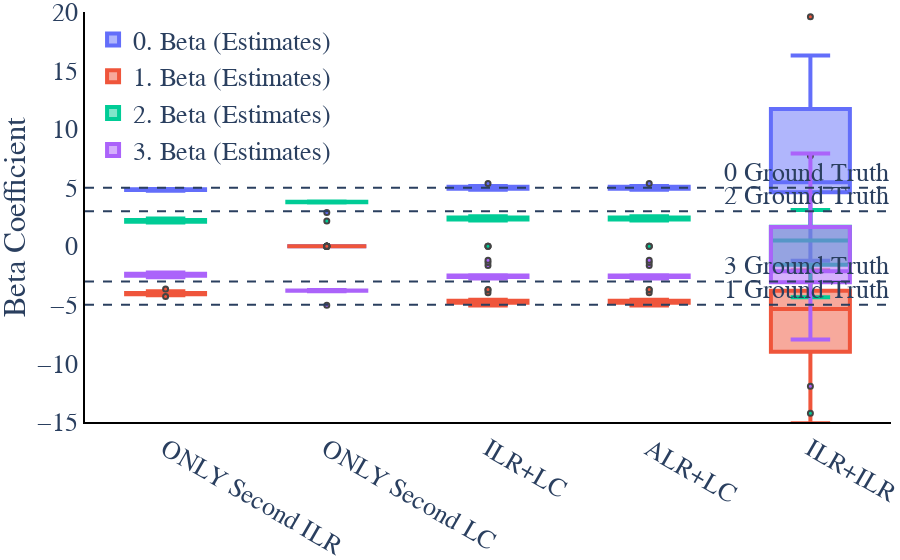

Notebook cell for this chart:
### Markdown cell above
# Beta Plot

### Code cell
fig = plot_beta_results(df_beta, V.T@betaT, filter_list)
fig.update_layout(legend=dict(
    yanchor="top",
    y=0.99,
    xanchor="left",
    x=0.01
))

fig.update_yaxes(range=(-15, 20))
fig.write_image(os.path.join(savepath,
                             "BetaFull_" +str(p)+"InstrumentStrength_"+str(instrument_strength)+".pdf" ))

fig.show()

### Figure 1 — Plotly figure (JSON) as saved in the notebook; plotly's stock layout.template omitted (floating-point values rounded to 4 significant figures)
{"data": [{"line": {"width": 4}, "marker": {"line": {"width": 2}, "size": 5}, "name": "0. Beta (Estimates)", "type": "box", "x": ["ONLY Second ILR", "ONLY Second LC", "ILR+LC", "ALR+LC", "ILR+ILR", "ONLY Second ILR", "ONLY Second LC", "ILR+LC", "ALR+LC", "ILR+ILR", "ONLY Second ILR", "ONLY Second LC", "ILR+LC", "ALR+LC", "ILR+ILR", "ONLY Second ILR", "ONLY Second LC", "ILR+LC", "ALR+LC", "ILR+ILR", "ONLY Second ILR", "ONLY Second LC", "ILR+LC", "ALR+LC", "ILR+ILR", "ONLY Second ILR", "ONLY Second LC", "ILR+LC", "ALR+LC", "ILR+ILR", "ONLY Second ILR", "ONLY Second LC", "ILR+LC", "ALR+LC", "ILR+ILR", "ONLY Second ILR", "ONLY Second LC", "ILR+LC", "ALR+LC", "ILR+ILR", "ONLY Second ILR", "ONLY Second LC", "ILR+LC", "ALR+LC", "ILR+ILR", "ONLY Second ILR", "ONLY Second LC", "ILR+LC", "ALR+LC", "ILR+ILR", "ONLY Second ILR", "ONLY Second LC", "ILR+LC", "ALR+LC", "ILR+ILR", "ONLY Second ILR", "ONLY Second LC", "ILR+LC", "ALR+LC", "ILR+ILR", "ONLY Second ILR", "ONLY Second LC", "ILR+LC", "ALR+LC", "ILR+ILR", "ONLY Second ILR", "ONLY Second LC", "ILR+LC", "ALR+LC", "ILR+ILR", "ONLY Second ILR", "ONLY Second LC", "ILR+LC", "ALR+LC", "ILR+ILR", "ONLY Second ILR", "ONLY Second LC", "ILR+LC", "ALR+LC", "ILR+ILR", "ONLY Second ILR", "ONLY Second LC", "ILR+LC", "ALR+LC", "ILR+ILR", "ONLY Second ILR", "ONLY Second LC", "ILR+LC", "ALR+LC", "ILR+ILR", "ONLY Second ILR", "ONLY Second LC", "ILR+LC", "ALR+LC", "ILR+ILR", "ONLY Second ILR", "ONLY Second LC", "ILR+LC", "ALR+LC", "ILR+ILR"], "y": [4.863, -1.192e-07, 5.004, 5.004, 15.51, 4.808, -1.192e-07, 5.028, 5.028, 4.592, 4.849, -2.384e-07, 5.155, 5.155, 16.29, 4.817, -1.192e-07, 5.009, 5.009, 4.553, 4.888, -2.384e-07, 5.003, 5.003, 5.236, 4.769, 2.888, 5.357, 5.357, 4.764, 4.884, -1.192e-07, 4.931, 4.931, 56.07, 4.819, -1.192e-07, 5.119, 5.119, 6.028, 4.819, 0, 5.054, 5.054, -1.232, 4.835, -1.192e-07, 4.82, 4.82, 3.68, 4.901, -1.192e-07, 4.863, 4.863, 6.417, 4.862, -1.192e-07, 4.957, 4.957, 27.12, 4.877, -1.192e-07, 4.903, 4.903, 10.97, 4.831, 0, 4.983, 4.983, 4.3, 4.834, -1.192e-07, 4.964, 4.964, 5.652, 4.733, -1.192e-07, 4.923, 4.923, 12.47, 4.77, -1.192e-07, 4.921, 4.921, 5.26, 4.853, -2.384e-07, 5.155, 5.155, 5.003, 4.779, -1.192e-07, 4.875, 4.875, 6.219, 4.897, -2.384e-07, 5.091, 5.091, 4.639]}, {"line": {"width": 4}, "marker": {"line": {"width": 2}, "size": 5}, "name": "1. Beta (Estimates)", "type": "box", "x": ["ONLY Second ILR", "ONLY Second LC", "ILR+LC", "ALR+LC", "ILR+ILR", "ONLY Second ILR", "ONLY Second LC", "ILR+LC", "ALR+LC", "ILR+ILR", "ONLY Second ILR", "ONLY Second LC", "ILR+LC", "ALR+LC", "ILR+ILR", "ONLY Second ILR", "ONLY Second LC", "ILR+LC", "ALR+LC", "ILR+ILR", "ONLY Second ILR", "ONLY Second LC", "ILR+LC", "ALR+LC", "ILR+ILR", "ONLY Second ILR", "ONLY Second LC", "ILR+LC", "ALR+LC", "ILR+ILR", "ONLY Second ILR", "ONLY Second LC", "ILR+LC", "ALR+LC", "ILR+ILR", "ONLY Second ILR", "ONLY Second LC", "ILR+LC", "ALR+LC", "ILR+ILR", "ONLY Second ILR", "ONLY Second LC", "ILR+LC", "ALR+LC", "ILR+ILR", "ONLY Second ILR", "ONLY Second LC", "ILR+LC", "ALR+LC", "ILR+ILR", "ONLY Second ILR", "ONLY Second LC", "ILR+LC", "ALR+LC", "ILR+ILR", "ONLY Second ILR", "ONLY Second LC", "ILR+LC", "ALR+LC", "ILR+ILR", "ONLY Second ILR", "ONLY Second LC", "ILR+LC", "ALR+LC", "ILR+ILR", "ONLY Second ILR", "ONLY Second LC", "ILR+LC", "ALR+LC", "ILR+ILR", "ONLY Second ILR", "ONLY Second LC", "ILR+LC", "ALR+LC", "ILR+ILR", "ONLY Second ILR", "ONLY Second LC", "ILR+LC", "ALR+LC", "ILR+ILR", "ONLY Second ILR", "ONLY Second LC", "ILR+LC", "ALR+LC", "ILR+ILR", "ONLY Second ILR", "ONLY Second LC", "ILR+LC", "ALR+LC", "ILR+ILR", "ONLY Second ILR", "ONLY Second LC", "ILR+LC", "ALR+LC", "ILR+ILR", "ONLY Second ILR", "ONLY Second LC", "ILR+LC", "ALR+LC", "ILR+ILR"], "y": [-4.104, -1.192e-07, -4.729, -4.729, -56.21, -3.994, -1.192e-07, -4.716, -4.716, -2.076, -4.285, -2.384e-07, -5.012, -5.012, -46.69, -3.99, -1.192e-07, -4.867, -4.867, -5.074, -3.979, -2.384e-07, -4.704, -4.704, -5.66, -3.837, 3.358e-05, -3.722, -3.722, -4.165, -4.143, -1.192e-07, -4.68, -4.68, -112.4, -4.031, -1.192e-07, -4.9, -4.9, -7.599, -3.969, 0, -5.061, -5.061, 19.59, -4.01, -1.192e-07, -4.662, -4.662, -4.012, -4.071, -1.192e-07, -4.573, -4.573, -8.363, -4.104, -1.192e-07, -4.663, -4.663, 25.25, -4.117, -1.192e-07, -4.68, -4.68, -9.646, -4.07, 0, -4.779, -4.779, -3.027, -4.065, -1.192e-07, -4.938, -4.938, -4.879, -3.996, -1.192e-07, -4.704, -4.704, -15.11, -3.941, -1.192e-07, -4.629, -4.629, -3.6, -4.174, -2.384e-07, -3.963, -3.963, -5.621, -3.645, -1.192e-07, -4.69, -4.69, -7.973, -4.002, -2.384e-07, -3.697, -3.697, -4.553]}, {"line": {"width": 4}, "marker": {"line": {"width": 2}, "size": 5}, "name": "2. Beta (Estimates)", "type": "box", "x": ["ONLY Second ILR", "ONLY Second LC", "ILR+LC", "ALR+LC", "ILR+ILR", "ONLY Second ILR", "ONLY Second LC", "ILR+LC", "ALR+LC", "ILR+ILR", "ONLY Second ILR", "ONLY Second LC", "ILR+LC", "ALR+LC", "ILR+ILR", "ONLY Second ILR", "ONLY Second LC", "ILR+LC", "ALR+LC", "ILR+ILR", "ONLY Second ILR", "ONLY Second LC", "ILR+LC", "ALR+LC", "ILR+ILR", "ONLY Second ILR", "ONLY Second LC", "ILR+LC", "ALR+LC", "ILR+ILR", "ONLY Second ILR", "ONLY Second LC", "ILR+LC", "ALR+LC", "ILR+ILR", "ONLY Second ILR", "ONLY Second LC", "ILR+LC", "ALR+LC", "ILR+ILR", "ONLY Second ILR", "ONLY Second LC", "ILR+LC", "ALR+LC", "ILR+ILR", "ONLY Second ILR", "ONLY Second LC", "ILR+LC", "ALR+LC", "ILR+ILR", "ONLY Second ILR", "ONLY Second LC", "ILR+LC", "ALR+LC", "ILR+ILR", "ONLY Second ILR", "ONLY Second LC", "ILR+LC", "ALR+LC", "ILR+ILR", "ONLY Second ILR", "ONLY Second LC", "ILR+LC", "ALR+LC", "ILR+ILR", "ONLY Second ILR", "ONLY Second LC", "ILR+LC", "ALR+LC", "ILR+ILR", "ONLY Second ILR", "ONLY Second LC", "ILR+LC", "ALR+LC", "ILR+ILR", "ONLY Second ILR", "ONLY Second LC", "ILR+LC", "ALR+LC", "ILR+ILR", "ONLY Second ILR", "ONLY Second LC", "ILR+LC", "ALR+LC", "ILR+ILR", "ONLY Second ILR", "ONLY Second LC", "ILR+LC", "ALR+LC", "ILR+ILR", "ONLY Second ILR", "ONLY Second LC", "ILR+LC", "ALR+LC", "ILR+ILR", "ONLY Second ILR", "ONLY Second LC", "ILR+LC", "ALR+LC", "ILR+ILR"], "y": [2.19, 3.777, 2.401, 2.401, -22.43, 2.238, 3.758, 2.341, 2.341, -0.09821, 2.085, 3.742, 2.355, 2.355, -0.5518, 2.094, 3.78, 2.434, 2.434, 0.6232, 2.197, 3.763, 2.263, 2.263, 1.873, 2.082, 2.151, -1.894e-07, -1.894e-07, -0.7606, 2.227, 3.801, 2.33, 2.33, -33.25, 2.052, 3.758, 2.344, 2.344, 0.8898, 2.038, 3.778, 2.487, 2.487, -2.386, 2.208, 3.828, 2.556, 2.556, 7.734, 2.321, 3.813, 2.466, 2.466, 1.269, 2.106, 3.775, 2.195, 2.195, 50.27, 2.374, 3.811, 2.373, 2.373, -4.343, 2.249, 3.778, 2.34, 2.34, 0.9443, 2.129, 3.796, 2.47, 2.47, 3.088, 2.113, 3.79, 2.495, 2.495, -14.24, 2.304, 3.788, 2.296, 2.296, 2.014, 2.074, 3.784, -7.275e-08, -7.275e-08, 0.3528, 2.292, 3.805, 2.417, 2.417, 0.2596, 2.185, 3.782, -1.511e-07, -1.511e-07, 1.445]}, {"line": {"width": 4}, "marker": {"line": {"width": 2}, "size": 5}, "name": "3. Beta (Estimates)", "type": "box", "x": ["ONLY Second ILR", "ONLY Second LC", "ILR+LC", "ALR+LC", "ILR+ILR", "ONLY Second ILR", "ONLY Second LC", "ILR+LC", "ALR+LC", "ILR+ILR", "ONLY Second ILR", "ONLY Second LC", "ILR+LC", "ALR+LC", "ILR+ILR", "ONLY Second ILR", "ONLY Second LC", "ILR+LC", "ALR+LC", "ILR+ILR", "ONLY Second ILR", "ONLY Second LC", "ILR+LC", "ALR+LC", "ILR+ILR", "ONLY Second ILR", "ONLY Second LC", "ILR+LC", "ALR+LC", "ILR+ILR", "ONLY Second ILR", "ONLY Second LC", "ILR+LC", "ALR+LC", "ILR+ILR", "ONLY Second ILR", "ONLY Second LC", "ILR+LC", "ALR+LC", "ILR+ILR", "ONLY Second ILR", "ONLY Second LC", "ILR+LC", "ALR+LC", "ILR+ILR", "ONLY Second ILR", "ONLY Second LC", "ILR+LC", "ALR+LC", "ILR+ILR", "ONLY Second ILR", "ONLY Second LC", "ILR+LC", "ALR+LC", "ILR+ILR", "ONLY Second ILR", "ONLY Second LC", "ILR+LC", "ALR+LC", "ILR+ILR", "ONLY Second ILR", "ONLY Second LC", "ILR+LC", "ALR+LC", "ILR+ILR", "ONLY Second ILR", "ONLY Second LC", "ILR+LC", "ALR+LC", "ILR+ILR", "ONLY Second ILR", "ONLY Second LC", "ILR+LC", "ALR+LC", "ILR+ILR", "ONLY Second ILR", "ONLY Second LC", "ILR+LC", "ALR+LC", "ILR+ILR", "ONLY Second ILR", "ONLY Second LC", "ILR+LC", "ALR+LC", "ILR+ILR", "ONLY Second ILR", "ONLY Second LC", "ILR+LC", "ALR+LC", "ILR+ILR", "ONLY Second ILR", "ONLY Second LC", "ILR+LC", "ALR+LC", "ILR+ILR", "ONLY Second ILR", "ONLY Second LC", "ILR+LC", "ALR+LC", "ILR+ILR"], "y": [-2.355, -3.777, -2.676, -2.676, 21.21, -2.476, -3.758, -2.653, -2.653, -2.9, -2.292, -3.742, -2.498, -2.498, 66.0, -2.487, -3.78, -2.576, -2.576, -2.263, -2.478, -3.763, -2.562, -2.562, -3.235, -2.624, -5.04, -1.635, -1.635, -1.617, -2.349, -3.801, -2.581, -2.581, 106.1, -2.538, -3.758, -2.563, -2.563, 0.3315, -2.642, -3.778, -2.481, -2.481, -11.96, -2.356, -3.828, -2.714, -2.714, -7.961, -2.329, -3.813, -2.756, -2.756, 2.174, -2.376, -3.775, -2.489, -2.489, -92.74, -2.229, -3.811, -2.596, -2.596, -0.6634, -2.327, -3.778, -2.544, -2.544, -6.963, -2.476, -3.796, -2.496, -2.496, -2.364, -2.455, -3.79, -2.714, -2.714, 7.916, -2.287, -3.788, -2.588, -2.588, -2.299, -2.401, -3.784, -1.192, -1.192, -1.991, -2.603, -3.805, -2.602, -2.602, 1.132, -2.591, -3.782, -1.394, -1.394, -2.695]}], "layout": {"annotations": [{"showarrow": false, "text": "0 Ground Truth", "x": 1, "xanchor": "right", "xref": "x domain", "y": 5, "yanchor": "bottom", "yref": "y"}, {"showarrow": false, "text": "1 Ground Truth", "x": 1, "xanchor": "right", "xref": "x domain", "y": -5, "yanchor": "bottom", "yref": "y"}, {"showarrow": false, "text": "2 Ground Truth", "x": 1, "xanchor": "right", "xref": "x domain", "y": 3.0, "yanchor": "bottom", "yref": "y"}, {"showarrow": false, "text": "3 Ground Truth", "x": 1, "xanchor": "right", "xref": "x domain", "y": -3, "yanchor": "bottom", "yref": "y"}], "font": {"family": "serif", "size": 26}, "legend": {"x": 0.01, "xanchor": "left", "y": 0.99, "yanchor": "top"}, "margin": {"b": 0, "l": 0, "r": 0, "t": 0}, "plot_bgcolor": "rgba(0,0,0,0)", "shapes": [{"line": {"dash": "dash"}, "type": "line", "x0": 0, "x1": 1, "xref": "x domain", "y0": 5, "y1": 5, "yref": "y"}, {"line": {"dash": "dash"}, "type": "line", "x0": 0, "x1": 1, "xref": "x domain", "y0": -5, "y1": -5, "yref": "y"}, {"line": {"dash": "dash"}, "type": "line", "x0": 0, "x1": 1, "xref": "x domain", "y0": 3.0, "y1": 3.0, "yref": "y"}, {"line": {"dash": "dash"}, "type": "line", "x0": 0, "x1": 1, "xref": "x domain", "y0": -3, "y1": -3, "yref": "y"}], "xaxis": {"linecolor": "black", "linewidth": 2, "showline": true}, "yaxis": {"linecolor": "black", "linewidth": 2, "range": [-15, 20], "showline": true, "title": {"text": "Beta Coefficient"}}}}
